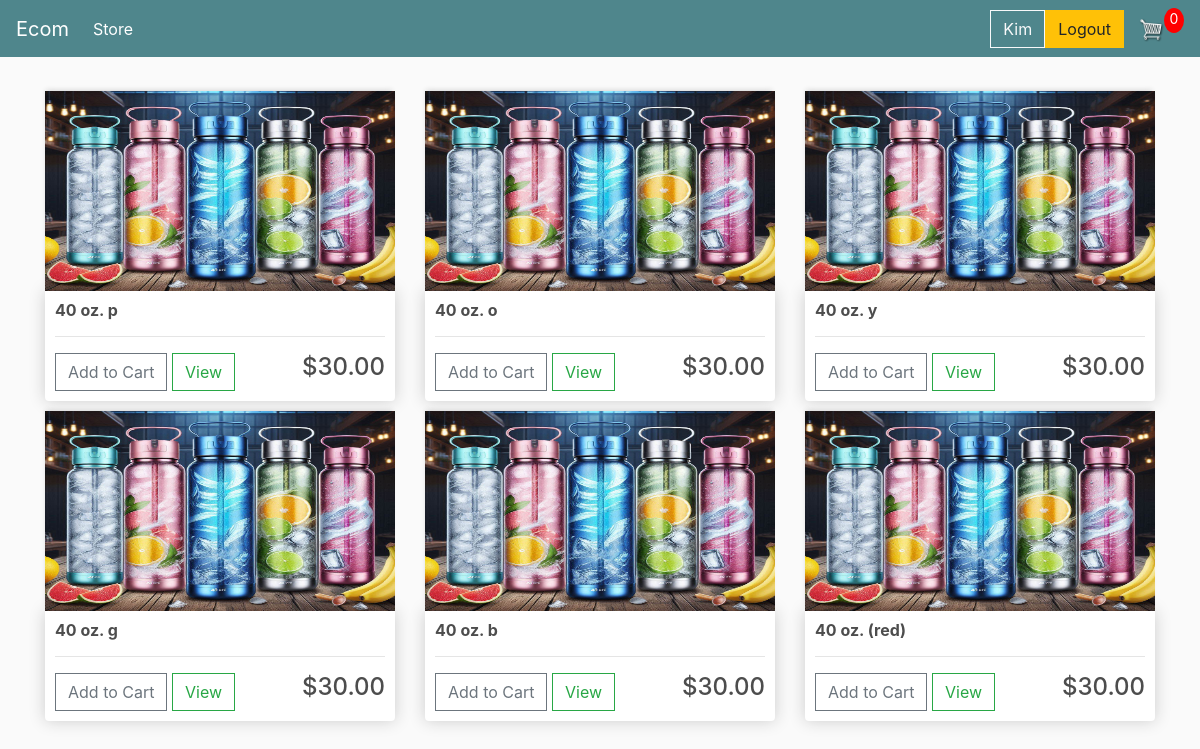
Screenshot of / (signed in) with the database file from the repository.
### store/models.py (models this page shows, shortened)
class Product(models.Model):
    name = models.CharField(max_length=200, null=True)
    price = models.FloatField()
    digital = models.BooleanField(default=False, null=True, blank=False)
    image = models.ImageField(null=True, blank=True)

### store/views.py (the view)
# urls.py: path('', include('store.urls'))
def store(request):
	products = Product.objects.all()
	context = {'products':products}
	return render(request, 'store/store.html', context)

### store/templates/store/store.html
{% extends 'store/main.html' %}
{% load static %}
{% block content %}
<div class="row">
    {% for product in products %}
    <div class="col-lg-4">
        <img class="thumbnail" src="{{product.image.url}}">
        <div class="box-element product">
            <h6><strong>{{product.name}}</strong></h6>
            <hr>
            <button data-product={{product.id}} data-action="add"
                class="btn btn-outline-secondary add-btn update-cart">Add to Cart</button>
            <a class="btn btn-outline-success" href="#">View</a>
            <h4 style="display: inline-block;float: right">${{product.price|floatformat:2}}</h4>
        </div>
    </div>
    {% endfor %}
</div>
{% endblock content %}

### store/templates/store/main.html (shortened to what this page needs)
<!DOCTYPE html>
{% load static %}
<div>
    <head>
        <link rel="stylesheet" href="https://stackpath.bootstrapcdn.com/bootstrap/4.4.1/css/bootstrap.min.css"
>
        <link rel="stylesheet" type="text/css" href="{% static 'css/main.css' %}">
    </head>
    <body>
        <div class="navbar navbar-expand-lg navbar-dark bg-dark">
            <a class="navbar-brand" href="{% url 'store' %}">Ecom</a>
            <div class="collapse navbar-collapse" id="navbarSupportedContent">
                <ul class="navbar-nav mr-auto">
                    <li class="nav-item active">
                        <a class="nav-link" href="{% url 'store' %}">Store <span class="sr-only">(current)</span></a>
                    </li>
                </ul>
                <div class="form-inline my-2 my-lg-0">
                    {% if user.is_authenticated %}
                    <label class="btn btn-outline-light">{{user.username}}</label>
                    <a href="#" class="btn btn-warning">Logout</a>
                    {% else %}
                    <a href="#" class="btn btn-warning">Login</a>
                    {% endif %}
                    <a href="{% url 'cart' %}">
                        <img id="cart-icon" src="{% static 'images/cart.png' %}">
                    </a>
                    <p id="cart-total">0</p>
                </div>
            </div>
        </div>
        <div class="container">
            <br>
            {% block content %}
            {% endblock content %}
        </div>
    </body>
</div>

### static/css/main.css (style rules this page uses)
body { background-color: hsl(0, 0%, 98%); }
h1,h2,h3,h4,h5,h6 { color:hsl(0, 0%, 30%); }
.box-element { box-shadow:hsl(0, 0%, 80%) 0 0 16px; background-color: #fff; border-radius: 4px; padding: 10px; }
.thumbnail { width: 100%; height: 200px; -webkit-box-shadow: -1px -3px 5px -2px rgba(214,214,214,1); -moz-box-shadow: -1px -3px 5px -2px rgba(214,214,214,1); box-shadow: -1px -3px 5px -2px rgba(214,214,214,1); }
.product { border-radius: 0 0 4px 4px; }
.bg-dark { background-color: #4f868c!important; }
#cart-icon { width:25px; display: inline-block; margin-left: 15px; }
#cart-total { display: block; text-align: center; color:#fff; background-color: red; width: 20px; height: 25px; border-radius: 50%; font-size: 14px; }
.col-lg-4, .col-lg-6, .col-lg-8, .col-lg-12 { margin-top: 10px; }
.btn { border-radius: 0; }

### rows the page displays
Product: image (picture), name "40 oz. p", price "30.00"
Product: image (picture), name "40 oz. o", price "30.00"
Product: image (picture), name "40 oz. y", price "30.00"
Product: image (picture), name "40 oz. g", price "30.00"
Product: image (picture), name "40 oz. b", price "30.00"
Product: image (picture), name "40 oz. (red)", price "30.00"

### other values shown
{{ user.username }} "Kim"
